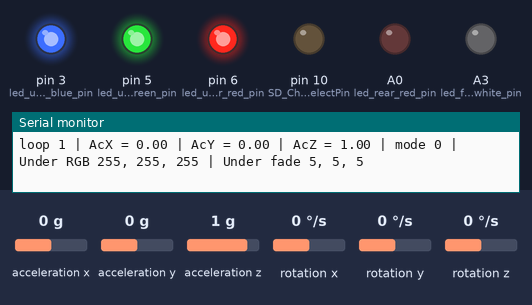
Bench run of a sketch on a simulated Arduino Uno, built with avr-gcc and run on an emulated ATmega328P. On the bench: output pins drawn as LEDs (lit = HIGH), the last lines printed to the serial monitor. Wiring (inferred from the names in the program): MPU-6050 motion sensor at I2C address 0x68. Inputs (shaded band) come from the test bench; at power-on: acceleration x 0 g, acceleration z 1 g, acceleration y 0 g, rotation x 0 °/s, rotation y 0 °/s, rotation z 0 °/s. Storage starts empty; the audio player accepts every command and is not drawn.

Above: at 1.3 s.
1.4 s: acceleration x set to 0.5 g
3.5 s: acceleration x set to 0.8 g
At 4.9 s:
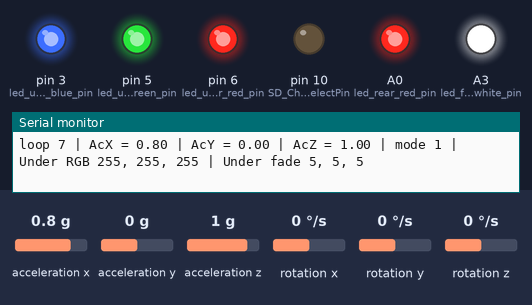
5.9 s: acceleration z set to 0.5 g
10.1 s: acceleration z set to 0.2 g
At 10.46 s:
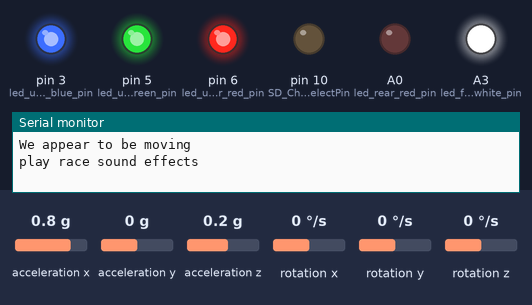
13.6 s: acceleration z set to 0.3 g
17.8 s: acceleration z set to 0.6 g
At 19.4 s:
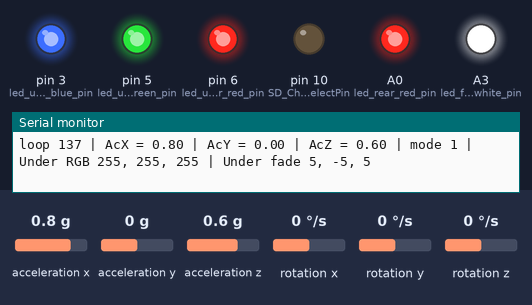
Timing chart, 0 to 20.5 s (numbered marks = the images above; inputs shaded):
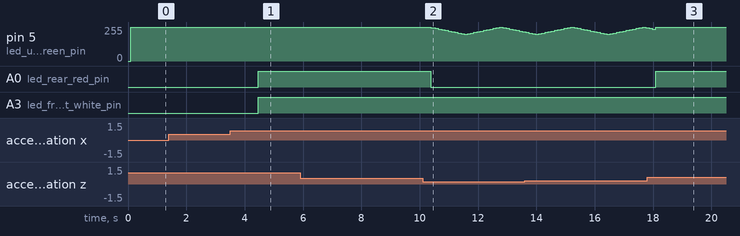

The sketch:

mystery_machine.ino
```cpp
#include <SdFat.h>
SdFat SD;
//#include <SD.h>                      // need to include the SD library
#include <TMRpcm.h>
#include "Wire.h"
#include <avr/pgmspace.h>

// Wav files
//prog_char theme[] PROGMEM = "SDtheme.wav";
//prog_char chase[] PROGMEM = "SDchase.wav";
//prog_char final[] PROGMEM = "SDfinal.wav";


// Set Pins
const byte led_under_blue_pin  = 3;      // pwm
const byte led_under_green_pin = 5;      // pwm
const byte led_under_red_pin   = 6;      // pwm
//const byte speaker_pin         = 9;      // pwm
const byte SD_ChipSelectPin    = 10;     // pwm
// MOSI pin for SD	11              // pwm
// MISO pin for SD	12
// SCK  pin for SD	13
const byte led_rear_red_pin    = A0;     // A0 = d14
const byte led_front_white_pin = A3;
const byte SDA_pin             = A4;	// needed for gyro
const byte SDL_pin             = A5;	// needed for gyro

const int MPU=0x68;  // I2C address of the MPU-6050
//int16_t AcX,AcY,AcZ,Tmp,GyX,GyY,GyZ;
int16_t AcX,AcY,AcZ;
int16_t AcX_last,AcY_last,AcZ_last;
//float fAcX,fAcY,fAcZ;
//float fAcX_last,fAcY_last,fAcZ_last;

int led_under_green_bright=255;
int led_under_green_fade_amt=5;
int led_under_red_bright=255;
int led_under_red_fade_amt=5;
int led_under_blue_bright=255;
int led_under_blue_fade_amt=5;

byte led_rear_red_bright=0;

byte led_front_white_bright=0;

// mode = 1 pre race mode
// mode = 2 race mode
// mode = 3 post race mode
byte mode;
byte lastmode = 0;
byte modeinit = 0;

// loop counter
unsigned int loopctr=0;

// create an object for use in this sketch
TMRpcm tmrpcm;

// the setup routine runs once when you press reset:
void setup() {
  Serial.begin(9600);
  Serial.println(F("Lets get ready to race v. 6"));
  delay(100);

  // initialize the digital pin as an output.
  pinMode(led_under_red_pin, OUTPUT);
  pinMode(led_under_blue_pin, OUTPUT);
  pinMode(led_under_green_pin, OUTPUT);
  pinMode(led_rear_red_pin, OUTPUT);
  pinMode(led_front_white_pin, OUTPUT);

  // set initial leds
  digitalWrite(led_rear_red_pin, LOW);
  digitalWrite(led_front_white_pin, LOW);
  analogWrite(led_under_red_pin, 255);
  analogWrite(led_under_blue_pin, 255);
  analogWrite(led_under_green_pin, 255);

  // set mode = 0 for startup
  mode=0;

  tmrpcm.speakerPin = 9;
//  tmrpcm.setVolume(4);

  Serial.print(F("\nInitializing SD card..."));
  if (!SD.begin(SD_ChipSelectPin)) {  // see if the card is present and can be initialized:
    Serial.println("SD fail");
    //return;   // don't do anything more if not
  }
  pinMode(SD_ChipSelectPin, OUTPUT);
  //tmrpcm.play("SDtheme.wav");

  Serial.println(F("Setup gyro"));
  Serial.println(F("Wire begin"));
  //delay(100);
  Wire.begin();
  Serial.println(F("begin transmission"));
  //delay(100);
  Wire.beginTransmission(MPU);
  Serial.println(F("Write 6b"));
  //delay(100);
  Wire.write(0x6B);  // PWR_MGMT_1 register
  Serial.println(F("Write 0"));
  //delay(100);
  Wire.write(0);     // set to zero (wakes up the MPU-6050)
  Serial.println(F("end transmission"));
  Serial.print(F("freeRAM "));
  Serial.println(freeRam());
  //delay(100);
  Wire.endTransmission(true);
  Serial.println(F("End setup"));
  //delay(1000);
}

// the loop routine runs over and over again forever:
void loop() {
  // silence the speaker if nothing is playing
  //if(!tmrpcm.isPlaying()) {
  //  Serial.println(F("Silence the speaker"));
  //  digitalWrite(tmrpcm.speakerPin, LOW);
  //}

  //  Serial.println("begin loop");

  //Serial.print(F("freeRAM "));
  //Serial.println(freeRam());

  // read gyro data
  Wire.beginTransmission(MPU);
  Wire.write(0x3B);  // starting with register 0x3B (ACCEL_XOUT_H)
  Wire.endTransmission(false);
  Wire.requestFrom(MPU,14,true);  // request a total of 14 registers
  AcX=Wire.read()<<8|Wire.read();  // 0x3B (ACCEL_XOUT_H) & 0x3C (ACCEL_XOUT_L)
  AcY=Wire.read()<<8|Wire.read();  // 0x3D (ACCEL_YOUT_H) & 0x3E (ACCEL_YOUT_L)
  AcZ=Wire.read()<<8|Wire.read();  // 0x3F (ACCEL_ZOUT_H) & 0x40 (ACCEL_ZOUT_L)
//  Tmp=Wire.read()<<8|Wire.read();  // 0x41 (TEMP_OUT_H) & 0x42 (TEMP_OUT_L)
//  GyX=Wire.read()<<8|Wire.read();  // 0x43 (GYRO_XOUT_H) & 0x44 (GYRO_XOUT_L)
//  GyY=Wire.read()<<8|Wire.read();  // 0x45 (GYRO_YOUT_H) & 0x46 (GYRO_YOUT_L)
//  GyZ=Wire.read()<<8|Wire.read();  // 0x47 (GYRO_ZOUT_H) & 0x48 (GYRO_ZOUT_L)
  // convert accelerometer readings to floating point and 1G
//  fAcX=AcX/16384.0;
//  fAcY=AcY/16384.0;
//  fAcZ=AcZ/16384.0;
  Serial.print(F("loop "));
  Serial.print(loopctr);
  Serial.print(F(" | AcX = "));
  Serial.print(AcX/16384.0);
  Serial.print(F(" | AcY = "));
  Serial.print(AcY/16384.0);
  Serial.print(F(" | AcZ = "));
  Serial.print(AcZ/16384.0);
//  Serial.print(F(" | Tmp = "));
//  Serial.print(Tmp/340.00+36.53);  //equation for temperature in degrees C from datasheet
//  Serial.print(F(" | GyX = "));
//  Serial.print(GyX);
//  Serial.print(F(" | GyY = "));
//  Serial.print(GyY);
//  Serial.print(F(" | GyZ = "));
//  Serial.println(GyZ);

  Serial.print(F(" | mode "));
  Serial.print(mode);
  Serial.print(F(" |  "));
  print_under_RGB();

  //Serial.println(F(" "));
  // done reading gyro data

  //delay(4);
  delay(4);
  loopctr++;

  // Set the mode based on accel and gyro
  // If my physics is correct fAcZ should be ~ 0.5 on a 30deg ramp
  if ((AcX/16384.0) > 0.7 && (AcX/16384.0) < 0.9 && (AcZ_last/16384.0) > 0.45) {
    //Serial.println(F("we appear to be on the ramp, changing mode"));
    //delay(1000);
    mode = 1;
  }
  else if ( mode == 1 && (AcX/16384.0) < 0.9 && (AcZ/16384.0) < 0.4 ) {
    Serial.println(F("We appear to be moving"));
    mode = 2;
  }
  else if ( mode == 2 && (AcZ/16384.0) < 0 && (AcX/16384.0) > 0.9 ) {
    mode = 3;
  }
  else if ( mode == 3 && (AcX/16384.0) < -0.96) {
    // if its upside down reset to mode 0
    mode = 0;
  }
  else if ( mode > 3 ) {
    mode=0;
  }
  //  Serial.print("Now in mode ");
  //  Serial.println(mode, DEC);
  //  button_state_last=button_state;

  // if we have changed mode, stop audio playback
  if(mode != lastmode) {
    // Stop any existing playback
    //Serial.println("check to see if any sounds are playing");
    //delay(1000);

    if(tmrpcm.isPlaying()){
      Serial.println(F("Changed mode, stopping playback"));
      tmrpcm.stopPlayback();
    }
    lastmode=mode;
    modeinit = 1;
  }
  else {
    modeinit = 0;
  }

  // Take action for the mode we are in
  //Serial.println("Take action for the mode that is set");
  //delay(1000);

  switch (mode) {
    // race mode
  case 2:
    race();
    break;
    // pre race mode
  case 1:
    //Serial.println(F("about to call pre_race function"));

    pre_race();
    break;
    // post race mode
  case 3:
    post_race();
    break;
  case 0:
    // in mode 0, take a bit of a break to save battery
    // set initial leds
    digitalWrite(led_rear_red_pin, LOW);
    digitalWrite(led_front_white_pin, LOW);
    analogWrite(led_under_red_pin, 255);
    analogWrite(led_under_blue_pin, 255);
    analogWrite(led_under_green_pin, 255);
    delay(1000);
  }
  AcX_last=AcX;
  AcY_last=AcY;
  AcZ_last=AcZ;
}

void pre_race() {
  //Serial.println(F("Entering pre race mode"));

  // Set rear lights to red
  digitalWrite(led_rear_red_pin, HIGH);

  // Turn off under lights
  led_under_red_bright=255;
  led_under_blue_bright=255;
  led_under_green_bright=255;
  analogWrite(led_under_red_pin, led_under_red_bright);
  analogWrite(led_under_blue_pin, led_under_blue_bright);
  analogWrite(led_under_green_pin, led_under_green_bright);

  // turn on front lights to bright white
  led_front_white_bright=255;
  analogWrite(led_front_white_pin, led_front_white_bright);

  //Serial.println(F("done with lights, now get setup for music"));

  if(modeinit == 1) {
    // Play the SD theme
    Serial.println(F("play Scoby Doo Theme ............................."));
    //Serial.print(F("freeRAM "));
    //Serial.println(freeRam());
    tmrpcm.play("SDtheme.wav");
    //delay(10000);
  }
}

void race() {
  //Serial.println(F("Entering race mode"));

  // reduce brightness on the rear red light
  digitalWrite(led_rear_red_pin, LOW);

  // set under colors
  fade_under_green();
  led_under_red_bright=255;
  led_under_blue_bright=255;
  analogWrite(led_under_red_pin, led_under_red_bright);
  analogWrite(led_under_blue_pin, led_under_blue_bright);
  //print_under_RGB();

  // Play sound effects for the race
  if(modeinit == 1) {
    // Play the race sounds
    Serial.println(F("play race sound effects"));
    tmrpcm.play("SDchase.wav");
  }
}

void post_race() {
  //Serial.println(F("Entering post race mode"));
  digitalWrite(led_rear_red_pin, HIGH);

  // Make the under lights go crazy
  if ((loopctr % 7) == 0) {
    fade_under_green();
  }
  if ((loopctr % 11) == 0) {
    fade_under_blue();
  }
  if ((loopctr % 13) == 0) {
    fade_under_red();
  }
  //print_under_RGB();

  // flash the front and rear lights
  if ((loopctr % 5) == 0) {
    digitalWrite(led_rear_red_pin, HIGH);
    led_front_white_bright=255;
    analogWrite(led_front_white_pin, led_front_white_bright);
  }
  if ((loopctr % 10) == 0) {
    digitalWrite(led_rear_red_pin, LOW);
    led_front_white_bright=0;
    analogWrite(led_front_white_pin, led_front_white_bright);
  }
}

void print_under_RGB() {
  Serial.print(F("Under RGB "));
  Serial.print(led_under_red_bright, DEC);
  Serial.print(F(", "));
  Serial.print(led_under_green_bright, DEC);
  Serial.print(F(", "));
  Serial.print(led_under_blue_bright, DEC);
  Serial.print(F(" | Under fade "));
  Serial.print(led_under_red_fade_amt, DEC);
  Serial.print(F(", "));
  Serial.print(led_under_green_fade_amt, DEC);
  Serial.print(F(", "));
  Serial.print(led_under_blue_fade_amt, DEC);
  Serial.println(F(" "));
}

void fade_under_green() {
  if (led_under_green_bright <= 200) {
    led_under_green_fade_amt = abs(led_under_green_fade_amt);
    led_under_green_bright = 200;
  }
  else if (led_under_green_bright >= 255) {
    led_under_green_fade_amt = -abs(led_under_green_fade_amt);
    led_under_green_bright = 255;
  }
  led_under_green_bright = led_under_green_bright + led_under_green_fade_amt;
  analogWrite(led_under_green_pin, led_under_green_bright);
}

void fade_under_blue() {
  if (led_under_blue_bright <= 200) {
    led_under_blue_fade_amt = abs(led_under_blue_fade_amt) ;
    led_under_blue_bright = 200;
  }
  else if (led_under_blue_bright >= 255) {
    led_under_blue_fade_amt = -abs(led_under_blue_fade_amt) ;
    led_under_blue_bright = 255;
  }
  led_under_blue_bright = led_under_blue_bright + led_under_blue_fade_amt;
  analogWrite(led_under_blue_pin, led_under_blue_bright);
}

void fade_under_red() {
  if (led_under_red_bright <= 200) {
    led_under_red_fade_amt = abs(led_under_red_fade_amt);
    led_under_red_bright = 100;

  }
  else if (led_under_red_bright >= 255) {
    led_under_red_fade_amt = -abs(led_under_red_fade_amt) ;
    led_under_red_bright = 255;
  }
  led_under_red_bright = led_under_red_bright + led_under_red_fade_amt;
  analogWrite(led_under_red_pin, led_under_red_bright);
}

int freeRam ()
{
  extern int __heap_start, *__brkval;
  int v;
  return (int) &v - (__brkval == 0 ? (int) &__heap_start : (int) __brkval);
}
```

Measured:
- the behaviour switches between 0.6 and 0.7 g on acceleration x (found by bisection; images 0 and 1)
- the behaviour switches between 0.4 and 0.3 g on acceleration z (found by bisection; images 1 and 2)
- the behaviour switches between 0.4 and 0.5 g on acceleration z (found by bisection; images 2 and 3)
- after the input at 3.5 s, A0 (led_rear_red_pin), A3 (led_front_white_pin): LOW → HIGH after 0.97 s
- after the input at 10.1 s, pin 5 (led_under_green_pin): 255/255 → 250/255 after 0.28 s, → 245/255 0.14 s later, → 240/255 0.11 s later, → 235/255 0.11 s later, … (29 changes in this stretch); A0 (led_rear_red_pin): HIGH → LOW after 0.28 s
- after the input at 17.8 s, A0 (led_rear_red_pin): LOW → HIGH after 0.29 s
